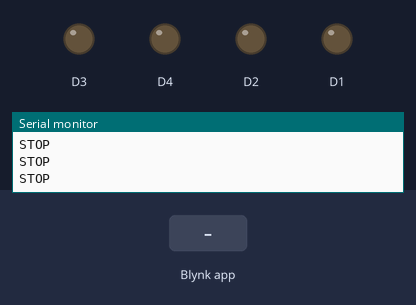
Recording of a sketch running on a simulated ESP8266 (NodeMCU). Parts: output pins drawn as LEDs (lit = HIGH), the last lines printed to the serial monitor. The test bench sets the inputs (shaded band). WiFi joins after 1.5 s; servers stay silent unless stated.

Above: at 3.0 s.
3.1 s: Blynk app writes 1 to V0
At 4.0 s:
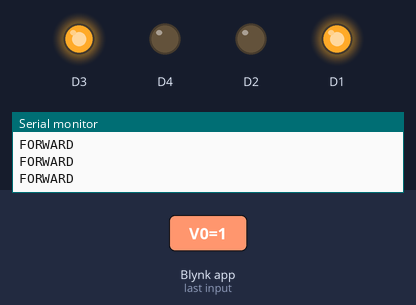
4.6 s: Blynk app writes 0 to V0
At 5.0 s:
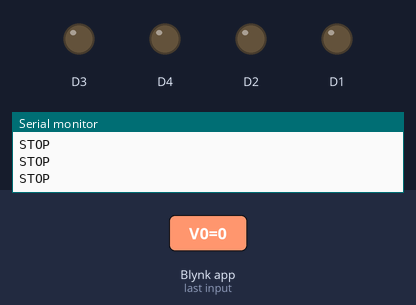
6.1 s: Blynk app writes 1 to V1
At 7.3 s:
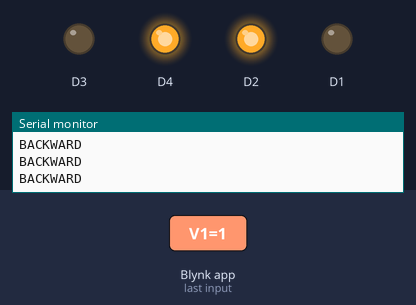
7.6 s: Blynk app writes 200 to V0
At 8.5 s:
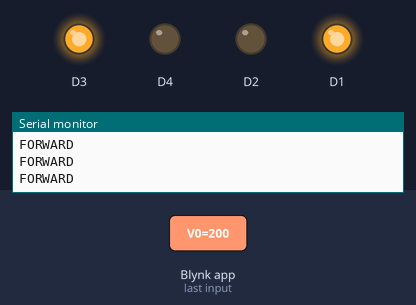
Timing chart, 0 to 10.1 s (numbered marks = the images above; inputs shaded):
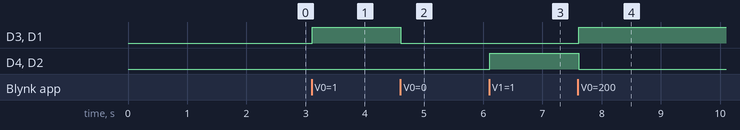

The sketch:

WiFi_bot.ino
```cpp
// (licence header left out)
/* Comment this out to disable prints and save space */
#define BLYNK_PRINT Serial

/* Fill-in your Template ID (only if using Blynk.Cloud) */
//#define BLYNK_TEMPLATE_ID   "YourTemplateID"


#include <ESP8266WiFi.h>
#include <BlynkSimpleEsp8266.h>

// You should get Auth Token in the Blynk App.
// Go to the Project Settings (nut icon).
char auth[] = "P4FpBgvipfukMep4R8ylkpfBFTE4hhpH";

// Your WiFi credentials.
// Set password to "" for open networks.
char ssid[] = "Gnanisurya";
char pass[] = "123456789";
bool forward=0;
bool backward=0;
bool left=0;
bool right=0;

void setup()
{
  // Debug console
  Serial.begin(9600);
  pinMode(D1, OUTPUT);
  pinMode(D2, OUTPUT);
  pinMode(D3, OUTPUT);
  pinMode(D4, OUTPUT);

  Blynk.begin(auth, ssid, pass);
  // You can also specify server:
  //Blynk.begin(auth, ssid, pass, "blynk-cloud.com", 80);
  //Blynk.begin(auth, ssid, pass, IPAddress(192,168,1,100), 8080);
}
BLYNK_WRITE(V0)
{
   forward=param.asInt();
}

BLYNK_WRITE(V1)
{
   backward=param.asInt();
}

BLYNK_WRITE(V2)
{
   left=param.asInt();
}

BLYNK_WRITE(V3)
{
   right=param.asInt();
}

void loop()
{
  Blynk.run();

  if(forward==1)
  {
    Serial.println("FORWARD");
    digitalWrite(D1,HIGH);
    digitalWrite(D2,LOW);
    digitalWrite(D3,HIGH);
    digitalWrite(D4,LOW);
  }
  else if(backward==1)
  {
    Serial.println("BACKWARD");
    digitalWrite(D1,LOW);
    digitalWrite(D2,HIGH);
    digitalWrite(D3,LOW);
    digitalWrite(D4,HIGH);
  }
  else if(left==1)
  {
    Serial.println("LEFT");
    digitalWrite(D1,LOW);
    digitalWrite(D2,LOW);
    digitalWrite(D3,HIGH);
    digitalWrite(D4,LOW);
  }
  else if(right==1)
  {
    Serial.println("RIGHT");
    digitalWrite(D1,HIGH);
    digitalWrite(D2,LOW);
    digitalWrite(D3,LOW);
    digitalWrite(D4,LOW);
  }
  else
  {
    Serial.println("STOP");
    digitalWrite(D1,LOW);
    digitalWrite(D2,LOW);
    digitalWrite(D3,LOW);
    digitalWrite(D4,LOW);
  }
}
```

Measured:
- after the input at 3.1 s, D3, D1: LOW → HIGH at once
- after the input at 4.6 s, D3, D1: HIGH → LOW at once
- after the input at 6.1 s, D4, D2: LOW → HIGH at once
- after the input at 7.6 s, D3, D1: LOW → HIGH at once; D4, D2: HIGH → LOW at once
